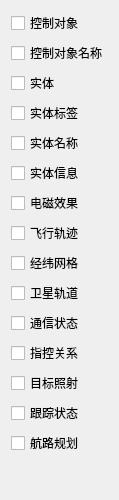
<?xml version="1.0" encoding="UTF-8"?>
<ui version="4.0">
 <class>ByyShowControlWidget</class>
 <widget class="QWidget" name="ByyShowControlWidget">
  <property name="geometry">
   <rect>
    <x>0</x>
    <y>0</y>
    <width>113</width>
    <height>500</height>
   </rect>
  </property>
  <property name="windowTitle">
   <string>ByyShowControlWidget</string>
  </property>
  <layout class="QVBoxLayout" name="verticalLayout">
   <item>
    <widget class="QCheckBox" name="ctrlObjCheckBox">
     <property name="text">
      <string>控制对象</string>
     </property>
    </widget>
   </item>
   <item>
    <widget class="QCheckBox" name="ctrlObjLableCheckBox">
     <property name="text">
      <string>控制对象名称</string>
     </property>
    </widget>
   </item>
   <item>
    <widget class="QCheckBox" name="entityCheckBox">
     <property name="text">
      <string>实体</string>
     </property>
    </widget>
   </item>
   <item>
    <widget class="QCheckBox" name="entityLabelCheckBox">
     <property name="text">
      <string>实体标签</string>
     </property>
    </widget>
   </item>
   <item>
    <widget class="QCheckBox" name="entityNameCheckBox">
     <property name="text">
      <string>实体名称</string>
     </property>
    </widget>
   </item>
   <item>
    <widget class="QCheckBox" name="entityInfoCheckBox">
     <property name="text">
      <string>实体信息</string>
     </property>
    </widget>
   </item>
   <item>
    <widget class="QCheckBox" name="electronicCheckBox">
     <property name="text">
      <string>电磁效果</string>
     </property>
    </widget>
   </item>
   <item>
    <widget class="QCheckBox" name="ribbonCheckBox">
     <property name="text">
      <string>飞行轨迹</string>
     </property>
    </widget>
   </item>
   <item>
    <widget class="QCheckBox" name="graticuleCheckBox">
     <property name="text">
      <string>经纬网格</string>
     </property>
    </widget>
   </item>
   <item>
    <widget class="QCheckBox" name="satelliteOribtCheckBox">
     <property name="text">
      <string>卫星轨道</string>
     </property>
    </widget>
   </item>
   <item>
    <widget class="QCheckBox" name="radioCommCheckBox">
     <property name="text">
      <string>通信状态</string>
     </property>
    </widget>
   </item>
   <item>
    <widget class="QCheckBox" name="subjectionCheckBox">
     <property name="text">
      <string>指控关系</string>
     </property>
    </widget>
   </item>
   <item>
    <widget class="QCheckBox" name="guidanceCheckBox">
     <property name="text">
      <string>目标照射</string>
     </property>
    </widget>
   </item>
   <item>
    <widget class="QCheckBox" name="trackCheckBox">
     <property name="text">
      <string>跟踪状态</string>
     </property>
    </widget>
   </item>
   <item>
    <widget class="QCheckBox" name="routePlanCheckBox">
     <property name="text">
      <string>航路规划</string>
     </property>
    </widget>
   </item>
   <item>
    <spacer name="verticalSpacer">
     <property name="orientation">
      <enum>Qt::Vertical</enum>
     </property>
     <property name="sizeHint" stdset="0">
      <size>
       <width>20</width>
       <height>40</height>
      </size>
     </property>
    </spacer>
   </item>
  </layout>
 </widget>
 <layoutdefault spacing="6" margin="11"/>
 <resources/>
 <connections/>
</ui>
